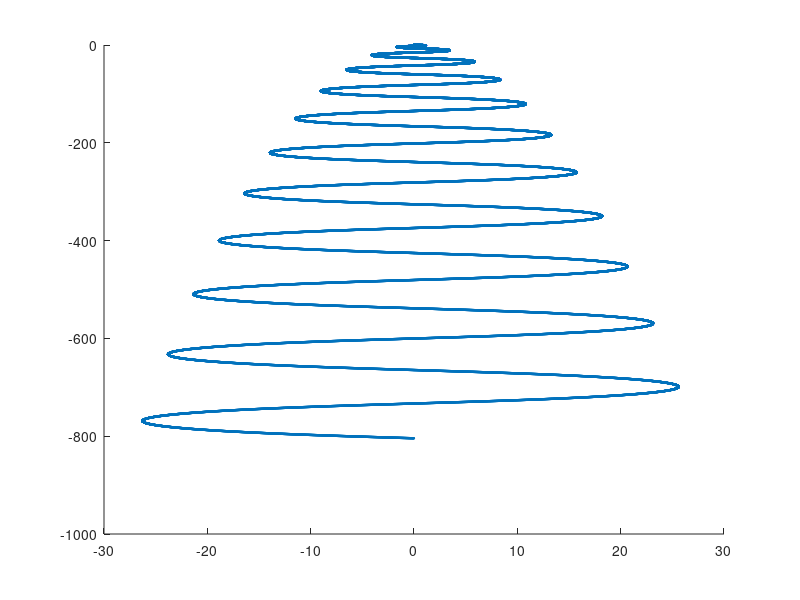

Write MATLAB code to recreate this figure.
function rt() % in this section we will slove \mathbf{r](t) through analysis methods
%% users set
q = 1;
m = 1;
w = 1; % \omega
E = 1; % we set E = 1; because it only influence the eigen lenth instead of the frcatal figure;
B = 1;
gamma = q/m;  
lambda = gamma*B/w;  
% there are three eigen number
% core1 = w
% core2 = lambda
% core3 = gamma*E/(L*w^2) where L is eigen size
dt = 0.0005;  % time accuracy

%% cal v(t)
tt = 0:dt:2*pi/w+dt; % tlist of the first period
[~,c] = size(tt);

Vlist=zeros(2,c);
a = cos(lambda*cos(w*tt));
b = sin(lambda*cos(w*tt));
J1 = @(tt) cos(w*tt).*cos(lambda*cos(w*tt));  %%% x
J2 = @(tt) cos(w*tt).*sin(lambda*cos(w*tt));  %%% y

for k = 2:c
    Vlist(1,k)=a(1,k)*integral(J1,0,tt(1,k))+b(1,k)*integral(J2,0,tt(1,k));   %Vx
    Vlist(2,k)=-a(1,k)*integral(J2,0,tt(1,k))+b(1,k)*integral(J1,0,tt(1,k));  %Vy
end
%%Vlist = Vlist*gamma;  % it will only influence the lenth of the phase figure

%% cal r(t)
rlist = zeros(2,c-1); % x;y
for k = 2:c-1
    rlist(:,k) = rlist(:,k-1) + (Vlist(:,k+1)+Vlist(:,k))*dt/2; %% RK2
end


m = 10;  %% which means you want to know the trajectory in the time [0,(m+1)T];
xlist = zeros(1+m,k);
ylist = xlist;
xlist(1,:) = rlist(1,:);
ylist(1,:) = rlist(2,:);

f_x = @(t) sin(lambda*cos(w*t));
f_y = @(t) cos(lambda*cos(w*t));

Int_x = zeros(1,c-1);
Int_y = Int_x;

for i = 1:c-1
    Int_x(1,i) = integral(f_x,0,tt(1,i)); 
    Int_y(1,i) = integral(f_y,0,tt(1,i));
end

for i = 2:1+m
    xlist(i,:) = xlist(1,:) + 2*pi*gamma*E*besselj(1,lambda)*(i-1)*Int_x(1,:)/w;
    ylist(i,:) = ylist(1,:) - 2*pi*gamma*E*besselj(1,lambda)*(i-1)*Int_y(1,:)/w - 2*(i-1)^2*pi^2*gamma*E*besselj(1,lambda)*besselj(0,lambda)/w^2;
end

X = xlist(1,:);
Y = ylist(1,:);
for i = 2:1+m
    X = cat(2,X,xlist(i,:));
    Y = cat(2,Y,ylist(i,:));
end

%% fig
scatter(X,Y,1);